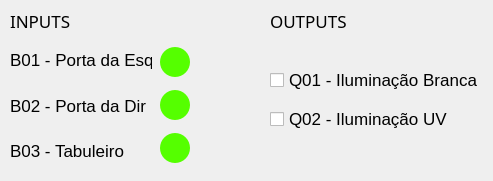
<?xml version="1.0" encoding="UTF-8"?>
<ui version="4.0">
 <class>IO_Page</class>
 <widget class="QWidget" name="IO_Page">
  <property name="geometry">
   <rect>
    <x>0</x>
    <y>0</y>
    <width>493</width>
    <height>181</height>
   </rect>
  </property>
  <property name="windowTitle">
   <string>Form</string>
  </property>
  <widget class="QWidget" name="verticalLayoutWidget">
   <property name="geometry">
    <rect>
     <x>160</x>
     <y>40</y>
     <width>41</width>
     <height>131</height>
    </rect>
   </property>
   <layout class="QVBoxLayout" name="verticalLayout">
    <item>
     <widget class="QLabel" name="B17">
      <property name="maximumSize">
       <size>
        <width>30</width>
        <height>30</height>
       </size>
      </property>
      <property name="styleSheet">
       <string notr="true">background-color: rgb(85, 255, 0);
border-radius:15px;
</string>
      </property>
      <property name="text">
       <string/>
      </property>
      <property name="alignment">
       <set>Qt::AlignCenter</set>
      </property>
     </widget>
    </item>
    <item>
     <widget class="QLabel" name="B27">
      <property name="maximumSize">
       <size>
        <width>30</width>
        <height>30</height>
       </size>
      </property>
      <property name="styleSheet">
       <string notr="true">background-color: rgb(85, 255, 0);
border-radius:15px;
</string>
      </property>
      <property name="text">
       <string/>
      </property>
      <property name="alignment">
       <set>Qt::AlignCenter</set>
      </property>
     </widget>
    </item>
    <item>
     <widget class="QLabel" name="B22">
      <property name="maximumSize">
       <size>
        <width>30</width>
        <height>30</height>
       </size>
      </property>
      <property name="styleSheet">
       <string notr="true">background-color: rgb(85, 255, 0);
border-radius:15px;
</string>
      </property>
      <property name="text">
       <string/>
      </property>
      <property name="alignment">
       <set>Qt::AlignCenter</set>
      </property>
     </widget>
    </item>
   </layout>
  </widget>
  <widget class="QWidget" name="verticalLayoutWidget_2">
   <property name="geometry">
    <rect>
     <x>10</x>
     <y>40</y>
     <width>142</width>
     <height>131</height>
    </rect>
   </property>
   <layout class="QVBoxLayout" name="verticalLayout_2">
    <item>
     <widget class="QLabel" name="label">
      <property name="font">
       <font>
        <pointsize>13</pointsize>
       </font>
      </property>
      <property name="text">
       <string>B01 - Porta da Esq</string>
      </property>
     </widget>
    </item>
    <item>
     <widget class="QLabel" name="label_3">
      <property name="font">
       <font>
        <pointsize>13</pointsize>
       </font>
      </property>
      <property name="text">
       <string>B02 - Porta da Dir</string>
      </property>
     </widget>
    </item>
    <item>
     <widget class="QLabel" name="label_2">
      <property name="font">
       <font>
        <pointsize>13</pointsize>
       </font>
      </property>
      <property name="text">
       <string>B03 - Tabuleiro</string>
      </property>
     </widget>
    </item>
   </layout>
  </widget>
  <widget class="QWidget" name="verticalLayoutWidget_3">
   <property name="geometry">
    <rect>
     <x>270</x>
     <y>60</y>
     <width>213</width>
     <height>80</height>
    </rect>
   </property>
   <layout class="QVBoxLayout" name="verticalLayout_3">
    <item>
     <widget class="QCheckBox" name="checkBox_3">
      <property name="font">
       <font>
        <pointsize>13</pointsize>
       </font>
      </property>
      <property name="text">
       <string>Q01 - Iluminação Branca</string>
      </property>
     </widget>
    </item>
    <item>
     <widget class="QCheckBox" name="checkBox_4">
      <property name="font">
       <font>
        <pointsize>13</pointsize>
       </font>
      </property>
      <property name="text">
       <string>Q02 - Iluminação UV</string>
      </property>
     </widget>
    </item>
   </layout>
  </widget>
  <widget class="QLabel" name="label_4">
   <property name="geometry">
    <rect>
     <x>10</x>
     <y>10</y>
     <width>111</width>
     <height>21</height>
    </rect>
   </property>
   <property name="font">
    <font>
     <family>Ubuntu Condensed</family>
     <pointsize>13</pointsize>
     <italic>false</italic>
    </font>
   </property>
   <property name="text">
    <string>INPUTS</string>
   </property>
  </widget>
  <widget class="QLabel" name="label_5">
   <property name="geometry">
    <rect>
     <x>270</x>
     <y>10</y>
     <width>111</width>
     <height>21</height>
    </rect>
   </property>
   <property name="font">
    <font>
     <family>Ubuntu Condensed</family>
     <pointsize>13</pointsize>
    </font>
   </property>
   <property name="text">
    <string>OUTPUTS</string>
   </property>
  </widget>
 </widget>
 <resources/>
 <connections/>
</ui>
